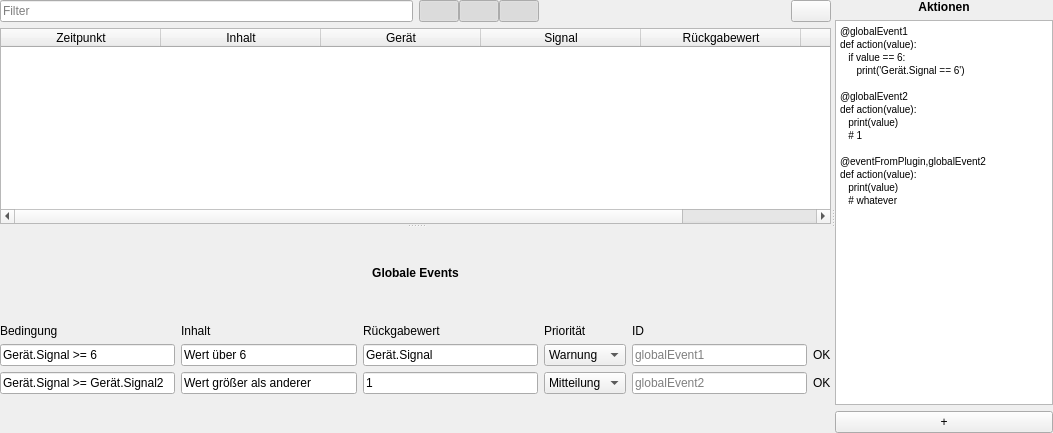
<?xml version="1.0" encoding="UTF-8"?>
<ui version="4.0">
 <class>Form</class>
 <widget class="QWidget" name="Form">
  <property name="geometry">
   <rect>
    <x>0</x>
    <y>0</y>
    <width>1053</width>
    <height>433</height>
   </rect>
  </property>
  <property name="sizePolicy">
   <sizepolicy hsizetype="Preferred" vsizetype="Ignored">
    <horstretch>0</horstretch>
    <verstretch>0</verstretch>
   </sizepolicy>
  </property>
  <property name="minimumSize">
   <size>
    <width>0</width>
    <height>100</height>
   </size>
  </property>
  <property name="windowTitle">
   <string>Form</string>
  </property>
  <layout class="QVBoxLayout" name="verticalLayout_4">
   <property name="spacing">
    <number>0</number>
   </property>
   <property name="leftMargin">
    <number>0</number>
   </property>
   <property name="topMargin">
    <number>0</number>
   </property>
   <property name="rightMargin">
    <number>0</number>
   </property>
   <property name="bottomMargin">
    <number>0</number>
   </property>
   <item>
    <widget class="QSplitter" name="splitter_2">
     <property name="orientation">
      <enum>Qt::Horizontal</enum>
     </property>
     <widget class="QSplitter" name="splitter">
      <property name="sizePolicy">
       <sizepolicy hsizetype="Preferred" vsizetype="Expanding">
        <horstretch>0</horstretch>
        <verstretch>0</verstretch>
       </sizepolicy>
      </property>
      <property name="orientation">
       <enum>Qt::Vertical</enum>
      </property>
      <widget class="QWidget" name="verticalLayoutWidget">
       <layout class="QVBoxLayout" name="verticalLayout" stretch="0,0">
        <item>
         <layout class="QHBoxLayout" name="horizontalLayout_2">
          <item>
           <widget class="QLineEdit" name="filterEdit">
            <property name="sizePolicy">
             <sizepolicy hsizetype="Expanding" vsizetype="Minimum">
              <horstretch>0</horstretch>
              <verstretch>0</verstretch>
             </sizepolicy>
            </property>
            <property name="placeholderText">
             <string>Filter</string>
            </property>
           </widget>
          </item>
          <item>
           <layout class="QHBoxLayout" name="horizontalLayout">
            <property name="spacing">
             <number>0</number>
            </property>
            <property name="rightMargin">
             <number>0</number>
            </property>
            <item>
             <widget class="QPushButton" name="highButton">
              <property name="text">
               <string/>
              </property>
              <property name="icon">
               <iconset>
                <normaloff>icons/hohe_prioritaet_grey.png</normaloff>
                <normalon>icons/hohe_prioritaet.png</normalon>icons/hohe_prioritaet_grey.png</iconset>
              </property>
              <property name="checkable">
               <bool>true</bool>
              </property>
              <property name="checked">
               <bool>true</bool>
              </property>
              <property name="flat">
               <bool>true</bool>
              </property>
             </widget>
            </item>
            <item>
             <widget class="QPushButton" name="middleButton">
              <property name="text">
               <string/>
              </property>
              <property name="icon">
               <iconset>
                <normaloff>icons/mittlere_prioritaet_grey.png</normaloff>
                <normalon>icons/mittlere_prioritaet.png</normalon>icons/mittlere_prioritaet_grey.png</iconset>
              </property>
              <property name="checkable">
               <bool>true</bool>
              </property>
              <property name="checked">
               <bool>true</bool>
              </property>
              <property name="flat">
               <bool>true</bool>
              </property>
             </widget>
            </item>
            <item>
             <widget class="QPushButton" name="lowButton">
              <property name="text">
               <string/>
              </property>
              <property name="icon">
               <iconset>
                <normaloff>icons/niedrige_prioritaet_grey.png</normaloff>
                <normalon>icons/niedrige_prioritaet.png</normalon>icons/niedrige_prioritaet_grey.png</iconset>
              </property>
              <property name="checkable">
               <bool>true</bool>
              </property>
              <property name="checked">
               <bool>true</bool>
              </property>
              <property name="flat">
               <bool>true</bool>
              </property>
             </widget>
            </item>
            <item>
             <spacer name="horizontalSpacer_3">
              <property name="orientation">
               <enum>Qt::Horizontal</enum>
              </property>
              <property name="sizeHint" stdset="0">
               <size>
                <width>40</width>
                <height>0</height>
               </size>
              </property>
             </spacer>
            </item>
            <item>
             <widget class="QPushButton" name="clearButton">
              <property name="toolTip">
               <string>Lösche alle Signale</string>
              </property>
              <property name="statusTip">
               <string>Lösche alle Signale</string>
              </property>
              <property name="text">
               <string/>
              </property>
              <property name="icon">
               <iconset>
                <normaloff>icons/clear.png</normaloff>icons/clear.png</iconset>
              </property>
              <property name="iconSize">
               <size>
                <width>20</width>
                <height>20</height>
               </size>
              </property>
             </widget>
            </item>
           </layout>
          </item>
         </layout>
        </item>
        <item>
         <widget class="QTableWidget" name="tableWidget">
          <property name="sizePolicy">
           <sizepolicy hsizetype="Expanding" vsizetype="Expanding">
            <horstretch>0</horstretch>
            <verstretch>0</verstretch>
           </sizepolicy>
          </property>
          <property name="verticalScrollBarPolicy">
           <enum>Qt::ScrollBarAsNeeded</enum>
          </property>
          <property name="horizontalScrollBarPolicy">
           <enum>Qt::ScrollBarAsNeeded</enum>
          </property>
          <property name="sizeAdjustPolicy">
           <enum>QAbstractScrollArea::AdjustToContents</enum>
          </property>
          <property name="editTriggers">
           <set>QAbstractItemView::NoEditTriggers</set>
          </property>
          <property name="alternatingRowColors">
           <bool>true</bool>
          </property>
          <property name="textElideMode">
           <enum>Qt::ElideMiddle</enum>
          </property>
          <property name="sortingEnabled">
           <bool>true</bool>
          </property>
          <attribute name="horizontalHeaderCascadingSectionResizes">
           <bool>true</bool>
          </attribute>
          <attribute name="horizontalHeaderDefaultSectionSize">
           <number>160</number>
          </attribute>
          <attribute name="horizontalHeaderStretchLastSection">
           <bool>true</bool>
          </attribute>
          <column>
           <property name="text">
            <string>Zeitpunkt</string>
           </property>
          </column>
          <column>
           <property name="text">
            <string>Inhalt</string>
           </property>
          </column>
          <column>
           <property name="text">
            <string>Gerät</string>
           </property>
          </column>
          <column>
           <property name="text">
            <string>Signal</string>
           </property>
          </column>
          <column>
           <property name="text">
            <string>Rückgabewert</string>
           </property>
          </column>
          <column>
           <property name="text">
            <string>ID</string>
           </property>
          </column>
         </widget>
        </item>
       </layout>
      </widget>
      <widget class="QWidget" name="verticalLayoutWidget_2">
       <layout class="QVBoxLayout" name="verticalLayout_2" stretch="0,0">
        <item>
         <widget class="QLabel" name="label_7">
          <property name="sizePolicy">
           <sizepolicy hsizetype="Preferred" vsizetype="Fixed">
            <horstretch>0</horstretch>
            <verstretch>0</verstretch>
           </sizepolicy>
          </property>
          <property name="font">
           <font>
            <weight>75</weight>
            <bold>true</bold>
           </font>
          </property>
          <property name="text">
           <string>Globale Events</string>
          </property>
          <property name="alignment">
           <set>Qt::AlignCenter</set>
          </property>
         </widget>
        </item>
        <item>
         <layout class="QGridLayout" name="gridLayout">
          <item row="0" column="3">
           <widget class="QLabel" name="label_6">
            <property name="sizePolicy">
             <sizepolicy hsizetype="Preferred" vsizetype="Fixed">
              <horstretch>0</horstretch>
              <verstretch>0</verstretch>
             </sizepolicy>
            </property>
            <property name="text">
             <string>Rückgabewert</string>
            </property>
           </widget>
          </item>
          <item row="2" column="3">
           <widget class="QLineEdit" name="lineEdit_6">
            <property name="text">
             <string>1</string>
            </property>
           </widget>
          </item>
          <item row="2" column="4">
           <widget class="QComboBox" name="comboBox_4">
            <item>
             <property name="text">
              <string>Mitteilung</string>
             </property>
            </item>
            <item>
             <property name="text">
              <string>Warnung</string>
             </property>
            </item>
            <item>
             <property name="text">
              <string>Fehler</string>
             </property>
            </item>
           </widget>
          </item>
          <item row="0" column="5">
           <widget class="QLabel" name="label">
            <property name="sizePolicy">
             <sizepolicy hsizetype="Preferred" vsizetype="Fixed">
              <horstretch>0</horstretch>
              <verstretch>0</verstretch>
             </sizepolicy>
            </property>
            <property name="text">
             <string>ID</string>
            </property>
           </widget>
          </item>
          <item row="2" column="1">
           <widget class="QLineEdit" name="lineEdit_3">
            <property name="text">
             <string>Gerät.Signal &gt;= Gerät.Signal2</string>
            </property>
           </widget>
          </item>
          <item row="2" column="6">
           <widget class="QLabel" name="label_5">
            <property name="text">
             <string>OK</string>
            </property>
           </widget>
          </item>
          <item row="2" column="5">
           <widget class="QLineEdit" name="lineEdit_4">
            <property name="placeholderText">
             <string>globalEvent2</string>
            </property>
           </widget>
          </item>
          <item row="1" column="1">
           <widget class="QLineEdit" name="lineEdit">
            <property name="text">
             <string>Gerät.Signal &gt;= 6</string>
            </property>
           </widget>
          </item>
          <item row="1" column="6">
           <widget class="QLabel" name="label_4">
            <property name="text">
             <string>OK</string>
            </property>
           </widget>
          </item>
          <item row="0" column="4">
           <widget class="QLabel" name="label_9">
            <property name="text">
             <string>Priorität</string>
            </property>
           </widget>
          </item>
          <item row="0" column="1">
           <widget class="QLabel" name="label_2">
            <property name="sizePolicy">
             <sizepolicy hsizetype="Preferred" vsizetype="Fixed">
              <horstretch>0</horstretch>
              <verstretch>0</verstretch>
             </sizepolicy>
            </property>
            <property name="text">
             <string>Bedingung</string>
            </property>
           </widget>
          </item>
          <item row="1" column="4">
           <widget class="QComboBox" name="comboBox_3">
            <item>
             <property name="text">
              <string>Warnung</string>
             </property>
            </item>
            <item>
             <property name="text">
              <string>Mitteilung</string>
             </property>
            </item>
            <item>
             <property name="text">
              <string>Fehler</string>
             </property>
            </item>
           </widget>
          </item>
          <item row="1" column="5">
           <widget class="QLineEdit" name="lineEdit_2">
            <property name="placeholderText">
             <string>globalEvent1</string>
            </property>
           </widget>
          </item>
          <item row="1" column="3">
           <widget class="QLineEdit" name="lineEdit_5">
            <property name="text">
             <string>Gerät.Signal</string>
            </property>
           </widget>
          </item>
          <item row="1" column="2">
           <widget class="QLineEdit" name="lineEdit_7">
            <property name="text">
             <string>Wert über 6</string>
            </property>
           </widget>
          </item>
          <item row="2" column="2">
           <widget class="QLineEdit" name="lineEdit_8">
            <property name="text">
             <string>Wert größer als anderer</string>
            </property>
           </widget>
          </item>
          <item row="0" column="2">
           <widget class="QLabel" name="label_10">
            <property name="sizePolicy">
             <sizepolicy hsizetype="Preferred" vsizetype="Fixed">
              <horstretch>0</horstretch>
              <verstretch>0</verstretch>
             </sizepolicy>
            </property>
            <property name="text">
             <string>Inhalt</string>
            </property>
           </widget>
          </item>
         </layout>
        </item>
       </layout>
      </widget>
     </widget>
     <widget class="QWidget" name="verticalLayoutWidget_3">
      <layout class="QVBoxLayout" name="verticalLayout_3">
       <item>
        <widget class="QLabel" name="label_8">
         <property name="sizePolicy">
          <sizepolicy hsizetype="Preferred" vsizetype="Fixed">
           <horstretch>0</horstretch>
           <verstretch>0</verstretch>
          </sizepolicy>
         </property>
         <property name="font">
          <font>
           <weight>75</weight>
           <bold>true</bold>
          </font>
         </property>
         <property name="text">
          <string>Aktionen</string>
         </property>
         <property name="alignment">
          <set>Qt::AlignCenter</set>
         </property>
        </widget>
       </item>
       <item>
        <widget class="QTextEdit" name="textEdit">
         <property name="html">
          <string>&lt;!DOCTYPE HTML PUBLIC &quot;-//W3C//DTD HTML 4.0//EN&quot; &quot;http://www.w3.org/TR/REC-html40/strict.dtd&quot;&gt;
&lt;html&gt;&lt;head&gt;&lt;meta name=&quot;qrichtext&quot; content=&quot;1&quot; /&gt;&lt;style type=&quot;text/css&quot;&gt;
p, li { white-space: pre-wrap; }
&lt;/style&gt;&lt;/head&gt;&lt;body style=&quot; font-family:'MS Shell Dlg 2'; font-size:7.8pt; font-weight:400; font-style:normal;&quot;&gt;
&lt;p style=&quot; margin-top:0px; margin-bottom:0px; margin-left:0px; margin-right:0px; -qt-block-indent:0; text-indent:0px;&quot;&gt;@globalEvent1&lt;/p&gt;
&lt;p style=&quot; margin-top:0px; margin-bottom:0px; margin-left:0px; margin-right:0px; -qt-block-indent:0; text-indent:0px;&quot;&gt;def action(value):&lt;/p&gt;
&lt;p style=&quot; margin-top:0px; margin-bottom:0px; margin-left:0px; margin-right:0px; -qt-block-indent:0; text-indent:0px;&quot;&gt;   if value == 6:&lt;/p&gt;
&lt;p style=&quot; margin-top:0px; margin-bottom:0px; margin-left:0px; margin-right:0px; -qt-block-indent:0; text-indent:0px;&quot;&gt;      print('Gerät.Signal == 6')&lt;/p&gt;
&lt;p style=&quot;-qt-paragraph-type:empty; margin-top:0px; margin-bottom:0px; margin-left:0px; margin-right:0px; -qt-block-indent:0; text-indent:0px;&quot;&gt;&lt;br /&gt;&lt;/p&gt;
&lt;p style=&quot; margin-top:0px; margin-bottom:0px; margin-left:0px; margin-right:0px; -qt-block-indent:0; text-indent:0px;&quot;&gt;@globalEvent2&lt;/p&gt;
&lt;p style=&quot; margin-top:0px; margin-bottom:0px; margin-left:0px; margin-right:0px; -qt-block-indent:0; text-indent:0px;&quot;&gt;def action(value):&lt;/p&gt;
&lt;p style=&quot; margin-top:0px; margin-bottom:0px; margin-left:0px; margin-right:0px; -qt-block-indent:0; text-indent:0px;&quot;&gt;   print(value)&lt;/p&gt;
&lt;p style=&quot; margin-top:0px; margin-bottom:0px; margin-left:0px; margin-right:0px; -qt-block-indent:0; text-indent:0px;&quot;&gt;   # 1&lt;/p&gt;
&lt;p style=&quot;-qt-paragraph-type:empty; margin-top:0px; margin-bottom:0px; margin-left:0px; margin-right:0px; -qt-block-indent:0; text-indent:0px;&quot;&gt;&lt;br /&gt;&lt;/p&gt;
&lt;p style=&quot; margin-top:0px; margin-bottom:0px; margin-left:0px; margin-right:0px; -qt-block-indent:0; text-indent:0px;&quot;&gt;@eventFromPlugin,globalEvent2&lt;/p&gt;
&lt;p style=&quot; margin-top:0px; margin-bottom:0px; margin-left:0px; margin-right:0px; -qt-block-indent:0; text-indent:0px;&quot;&gt;def action(value):&lt;/p&gt;
&lt;p style=&quot; margin-top:0px; margin-bottom:0px; margin-left:0px; margin-right:0px; -qt-block-indent:0; text-indent:0px;&quot;&gt;   print(value)&lt;/p&gt;
&lt;p style=&quot; margin-top:0px; margin-bottom:0px; margin-left:0px; margin-right:0px; -qt-block-indent:0; text-indent:0px;&quot;&gt;   # whatever&lt;/p&gt;
&lt;p style=&quot;-qt-paragraph-type:empty; margin-top:0px; margin-bottom:0px; margin-left:0px; margin-right:0px; -qt-block-indent:0; text-indent:0px;&quot;&gt;&lt;br /&gt;&lt;/p&gt;&lt;/body&gt;&lt;/html&gt;</string>
         </property>
        </widget>
       </item>
       <item>
        <widget class="QPushButton" name="pushButton">
         <property name="text">
          <string>+</string>
         </property>
        </widget>
       </item>
      </layout>
     </widget>
    </widget>
   </item>
  </layout>
 </widget>
 <resources/>
 <connections/>
</ui>
